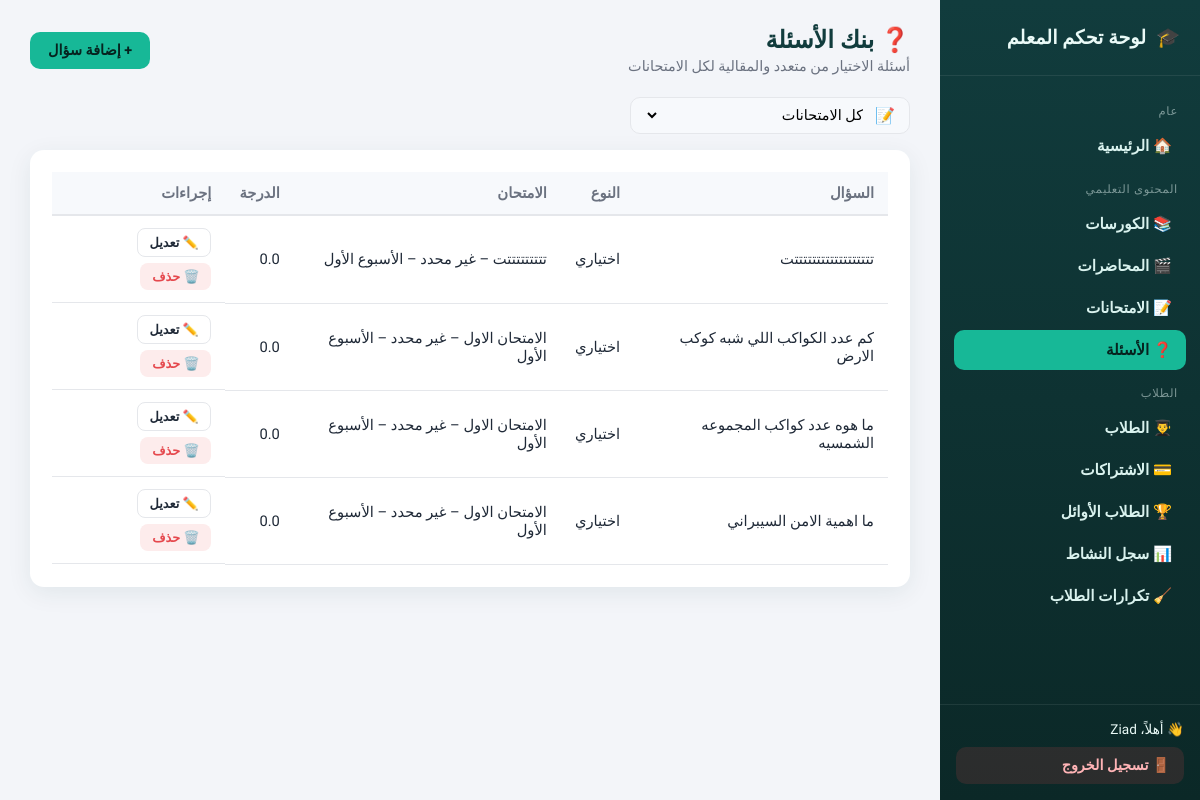
The app's page /dashboard/questions/ (signed in), older data.
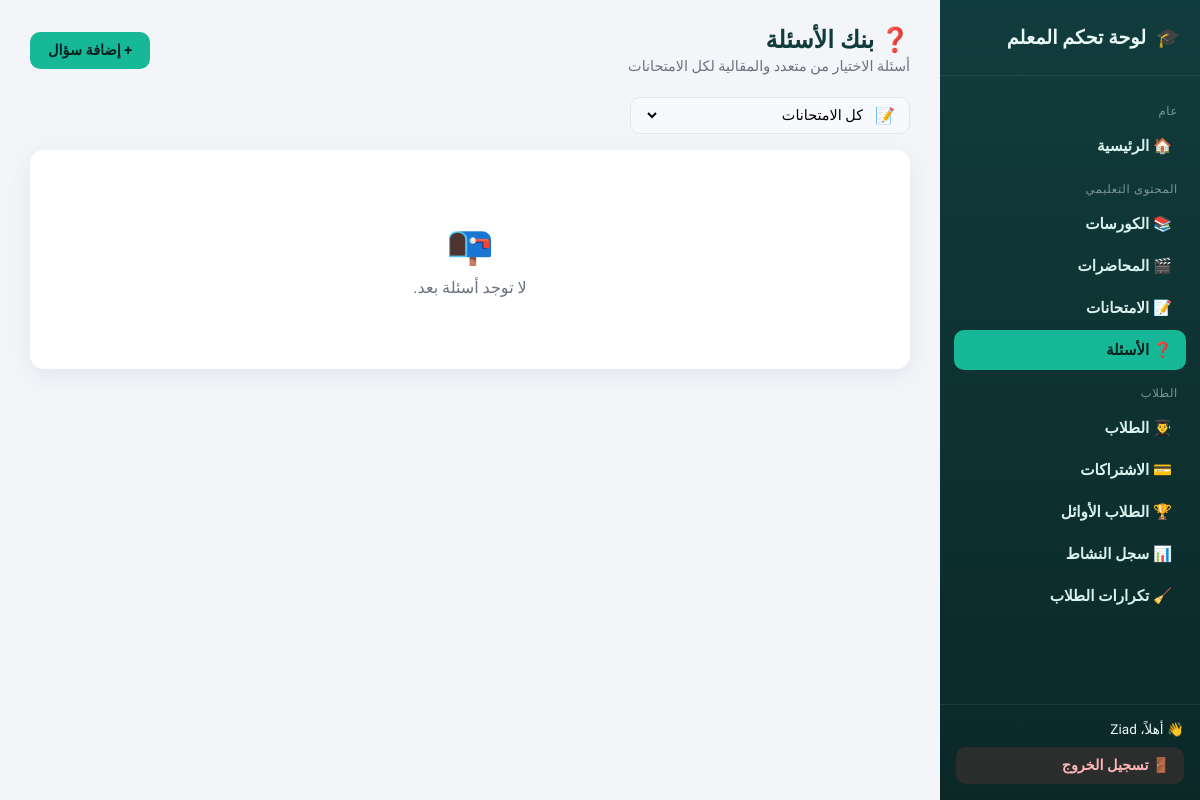
The same page, newer data.
### content/models.py (models this page shows, shortened)
class Question(models.Model):
    exam          = models.ForeignKey("content.Exam", on_delete=models.CASCADE, related_name="questions",
                                      verbose_name="الامتحان", null=True, blank=True)
    question_type = models.CharField(max_length=10, choices=QUESTION_TYPE_CHOICES,
                                     verbose_name="نوع السؤال", null=True, blank=True)
    text          = models.TextField(verbose_name="نص السؤال", null=True, blank=True)
    image         = models.ImageField(upload_to="questions/", verbose_name="صورة السؤال", null=True, blank=True)
    score         = models.FloatField(default=0, verbose_name="درجة السؤال", editable=False)

class Exam(models.Model):
    title           = models.CharField(max_length=255, verbose_name="عنوان الامتحان")
    description     = models.TextField(verbose_name="الوصف", null=True, blank=True)
    grade           = models.CharField(max_length=10, choices=GRADE_CHOICES, verbose_name="الصف الدراسي", null=True, blank=True)
    course          = models.ForeignKey("content.Course", on_delete=models.CASCADE, verbose_name="الكورس", null=True, blank=True)
    week            = models.CharField(max_length=10, choices=WEEK_CHOICES, verbose_name="الأسبوع", null=True, blank=True)
    created_at      = models.DateTimeField(auto_now_add=True, verbose_name="تاريخ الإضافة", null=True, blank=True)
    total_mcq_score = models.PositiveIntegerField(default=0, verbose_name="المجموع الكلي للاختيارات")
    duration_minutes= models.PositiveIntegerField(default=30, verbose_name="مدة الامتحان (دقائق)")
    def __str__(self):
        grade_disp = dict(GRADE_CHOICES).get(self.grade, "غير محدد")
        week_disp  = self.get_week_display() if self.week else "غير محدد"
        return f"{self.title} – {grade_disp} – {week_disp}"

### dashboard/views.py (the view)
# urls.py: path('questions/', views.question_list, name='question_list'),
@staff_required
def question_list(request, exam_id=None):
    qs = Question.objects.select_related('exam').all().order_by('-id')
    if exam_id:
        qs = qs.filter(exam_id=exam_id)
    exams = Exam.objects.all()
    return render(request, 'dashboard/question_list.html', {
        'questions': qs, 'exams': exams, 'selected_exam': exam_id,
        'active_nav': 'questions',
    })

### accounts/context_processors.py (called while the page is built)
def student_session(request):
    is_registered = request.session.get("is_registered", False)
    student_name = request.session.get("student_name", None)
    student_obj = None
    student_id = request.session.get("student_id")
    if student_id:
        try:
            student_obj = Student.objects.filter(id=student_id).first()
        except Exception:
            student_obj = None
    return {
        "is_registered": is_registered,
        "student_name": student_name,
        "student": student_obj,
    }

### dashboard/templates/dashboard/question_list.html (shortened to what this page needs)
{% extends "dashboard/base.html" %}
{% block content %}
<div class="dash-topbar">
  <div>
    <h1>❓ بنك الأسئلة</h1>
    <div class="subtitle">أسئلة الاختيار من متعدد والمقالية لكل الامتحانات</div>
  </div>
  <a class="btn btn-primary" href="{% url 'dashboard:question_add' %}">+ إضافة سؤال</a>
</div>
<div class="toolbar">
  <form class="search-box" method="get" style="min-width:280px;">
    <span>📝</span>
    <select name="exam" onchange="this.form.submit()" style="border:none;background:transparent;font-family:inherit;font-size:0.9rem;flex:1;">
      <option value="">كل الامتحانات</option>
    </select>
  </form>
</div>
<div class="panel">
  {% if questions %}
  <div class="table-wrap">
    <table class="dash-table">
      <thead>
        <tr>
          <th>السؤال</th>
          <th>النوع</th>
          <th>الامتحان</th>
          <th>الدرجة</th>
          <th>إجراءات</th>
        </tr>
      </thead>
      <tbody>
        {% for q in questions %}
        <tr>
          <td>{{ q.text|default:"(سؤال بصورة)"|truncatechars:60 }}</td>
          <td>{{ q.get_question_type_display }}</td>
          <td>{{ q.exam }}</td>
          <td>{{ q.score }}</td>
          <td class="actions-cell">
            <a class="btn btn-outline btn-sm" href="{% url 'dashboard:question_edit' q.pk %}">✏️ تعديل</a>
            <a class="btn btn-danger btn-sm" href="{% url 'dashboard:question_delete' q.pk %}">🗑️ حذف</a>
          </td>
        </tr>
        {% endfor %}
      </tbody>
    </table>
  </div>
  {% else %}
  <div class="empty-state">
    <div class="emoji">📭</div>
    لا توجد أسئلة بعد.
  </div>
  {% endif %}
</div>
{% endblock %}

### dashboard/templates/dashboard/base.html (shortened to what this page needs)
{% load static %}
<!DOCTYPE html>
<html lang="ar" dir="rtl">
<head>
  <link rel="stylesheet" href="{% static 'dashboard/css/style.css' %}" />
</head>
<body class="dash-body">
  <div class="dash-shell">
    <aside class="dash-sidebar">
      <div class="brand">
        <span>🎓</span>
        <span>لوحة تحكم المعلم</span>
      </div>
      <nav class="dash-nav">
        <div class="nav-section-title">عام</div>
        <a class="nav-link {% if active_nav == 'home' %}active{% endif %}" href="{% url 'dashboard:home' %}">🏠 الرئيسية</a>
        <div class="nav-section-title">المحتوى التعليمي</div>
        <a class="nav-link {% if active_nav == 'courses' %}active{% endif %}" href="{% url 'dashboard:list' 'courses' %}">📚 الكورسات</a>
        <a class="nav-link {% if active_nav == 'lectures' %}active{% endif %}" href="{% url 'dashboard:list' 'lectures' %}">🎬 المحاضرات</a>
        <a class="nav-link {% if active_nav == 'exams' %}active{% endif %}" href="{% url 'dashboard:list' 'exams' %}">📝 الامتحانات</a>
        <a class="nav-link {% if active_nav == 'questions' %}active{% endif %}" href="{% url 'dashboard:question_list' %}">❓ الأسئلة</a>
        <div class="nav-section-title">الطلاب</div>
        <a class="nav-link {% if active_nav == 'students' %}active{% endif %}" href="{% url 'dashboard:list' 'students' %}">👨‍🎓 الطلاب</a>
        <a class="nav-link {% if active_nav == 'subscriptions' %}active{% endif %}" href="{% url 'dashboard:list' 'subscriptions' %}">💳 الاشتراكات</a>
        <a class="nav-link {% if active_nav == 'top-students' %}active{% endif %}" href="{% url 'dashboard:list' 'top-students' %}">🏆 الطلاب الأوائل</a>
        <a class="nav-link {% if active_nav == 'activity-log' %}active{% endif %}" href="{% url 'dashboard:activity_log' %}">📊 سجل النشاط</a>
        <a class="nav-link {% if active_nav == 'duplicates' %}active{% endif %}" href="{% url 'dashboard:student_duplicates' %}">🧹 تكرارات الطلاب</a>
      </nav>
      <div class="sidebar-footer">
        <div style="margin-bottom:10px;">👋 أهلاً، {{ request.user.get_full_name|default:request.user.username }}</div>
        <form method="post" action="{% url 'dashboard:logout' %}">
          <button type="submit" class="logout-btn">🚪 تسجيل الخروج</button>
        </form>
      </div>
    </aside>
    <main class="dash-main">
      {% block content %}{% endblock %}
    </main>
  </div>
</body>
</html>

### dashboard/static/dashboard/css/style.css (style rules this page uses)
:root { --sidebar-w: 260px; --bg: #f3f5f9; --card-bg: #ffffff; --primary: #113c3d; --primary-light: #1d5c5d; --accent: #17b897; --accent-soft: #e4f7f2; --danger: #e5484d; --danger-soft: #fdecec; --warning: #f5a524; --text: #1f2937; --text-muted: #6b7280; --border: #e5e7eb; --radius: 14px; --shadow: 0 6px 24px rgba(17, 60, 61, 0.08); font-family: "Tajawal", sans-serif; }
* { box-sizing: border-box; }
body.dash-body { margin: 0; background: var(--bg); color: var(--text); font-family: "Tajawal", sans-serif; direction: rtl; }
a { text-decoration: none; color: inherit; }
.dash-shell { display: flex; min-height: 100vh; }
.dash-sidebar { width: var(--sidebar-w); background: linear-gradient(180deg, var(--primary), #0b2827); color: #eafaf7; flex-shrink: 0; display: flex; flex-direction: column; position: sticky; top: 0; height: 100vh; overflow-y: auto; }
.dash-sidebar .brand { padding: 26px 20px; font-size: 1.2rem; font-weight: 800; border-bottom: 1px solid rgba(255,255,255,0.08); display: flex; align-items: center; gap: 10px; }
.dash-nav { padding: 14px 10px; flex: 1; }
.dash-nav .nav-section-title { font-size: 0.72rem; color: rgba(234,250,247,0.5); text-transform: uppercase; letter-spacing: .06em; padding: 14px 12px 6px; }
.dash-nav a.nav-link { display: flex; align-items: center; gap: 10px; padding: 11px 14px; margin: 2px 4px; border-radius: 10px; font-weight: 600; font-size: 0.95rem; color: #d9f2ee; transition: 0.2s; }
.dash-nav a.nav-link.active { background: var(--accent); color: #06231f; }
.dash-sidebar .sidebar-footer { padding: 16px; border-top: 1px solid rgba(255,255,255,0.08); font-size: 0.85rem; }
.logout-btn { display: flex; align-items: center; gap: 8px; padding: 10px 14px; border-radius: 10px; background: rgba(229,72,77,0.15); color: #ffb4b6; font-weight: 700; width: 100%; border: none; cursor: pointer; font-family: inherit; font-size: 0.9rem; }
.dash-main { flex: 1; min-width: 0; padding: 26px 30px 60px; }
.dash-topbar { display: flex; align-items: center; justify-content: space-between; margin-bottom: 22px; flex-wrap: wrap; gap: 12px; }
.dash-topbar h1 { font-size: 1.5rem; font-weight: 800; margin: 0; color: var(--primary); }
.dash-topbar .subtitle { color: var(--text-muted); font-size: 0.9rem; margin-top: 4px; }
.panel { background: var(--card-bg); border-radius: var(--radius); box-shadow: var(--shadow); padding: 22px; margin-bottom: 22px; }
.btn { display: inline-flex; align-items: center; gap: 6px; padding: 10px 18px; border-radius: 10px; font-weight: 700; font-size: 0.9rem; border: none; cursor: pointer; font-family: inherit; transition: 0.2s; }
.btn-primary { background: var(--accent); color: #06231f; }
.toolbar { display: flex; justify-content: space-between; align-items: center; gap: 12px; margin-bottom: 16px; flex-wrap: wrap; }
.search-box { display: flex; align-items: center; gap: 8px; background: #f7f9fc; border: 1px solid var(--border); border-radius: 10px; padding: 8px 14px; min-width: 240px; }
.empty-state { text-align: center; padding: 50px 20px; color: var(--text-muted); }
.empty-state .emoji { font-size: 2.4rem; margin-bottom: 10px; }

Row changes from the older to the newer data that the page shows:
removed Question: text "تتتتتتتتتتتتتتتتتتت", question_type "اختياري", exam "تتتتتتتتتت – غير محدد – الأسبوع الأول", score "0.0"
removed Question: text "كم عدد الكواكب اللي شبه كوكب الارض", question_type "اختياري", exam "الامتحان الاول – غير محدد – الأسبوع الأول", score "0.0"
removed Question: text "ما هوه عدد كواكب المجموعه الشمسيه", question_type "اختياري", exam "الامتحان الاول – غير محدد – الأسبوع الأول", score "0.0"
removed Question: text "ما اهمية الامن السيبراني", question_type "اختياري", exam "الامتحان الاول – غير محدد – الأسبوع الأول", score "0.0"
Text that changed along with them:
text no longer shown: "السؤال النوع الامتحان الدرجة إجراءات"
text now shown: "📭 لا توجد أسئلة بعد."
